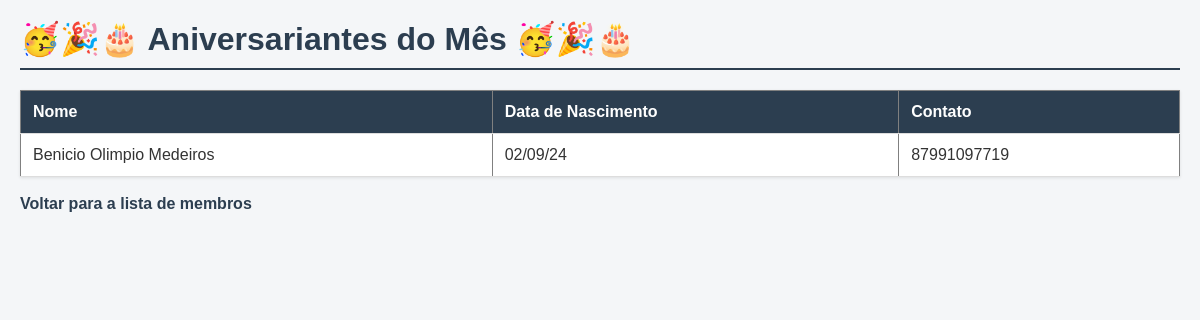
Screenshot of /membros/aniversariantes with the database file from the repository.
### models.py (models this page shows)
class Membro(Base):
    __tablename__ = "membros"
    id = Column(Integer, primary_key=True, index=True)
    nome = Column(String, nullable=False)
    contato = Column(String, nullable=True)
    data_nascimento = Column(Date, nullable=False)
    funcao = Column(String, nullable=True)
    status = Column(String, default="ativo")

### main.py (the view)
@app.get("/membros/aniversariantes", response_class=None)
def aniversariantes_do_mes(request: Request, db: Session = Depends(get_db)):
    mes_atual = date_type.today().month
    todos_membros = db.query(models.Membro).all()
    aniversariantes = [
        m
        for m in todos_membros
        if m.data_nascimento and m.data_nascimento.month == mes_atual
    ]
    return templates.TemplateResponse(
        request, "aniversariantes.html", {"aniversariantes": aniversariantes}
    )

### templates/aniversariantes.html (shortened to what this page needs)
<!DOCTYPE html>
<html lang="pt-br">
<head>
  <link rel="stylesheet" href="/static/style.css">
</head>
<body>
  <h1>🥳🎉🎂 Aniversariantes do Mês 🥳🎉🎂</h1>
  {%if aniversariantes %}
  <table border="1" cellpadding="8">
    <tr>
      <th>Nome</th>
      <th>Data de Nascimento</th>
      <th>Contato</th>
    </tr>
    {%for membro in aniversariantes %}
    <tr>
      <td>{{membro.nome}}</td>
      <td>{{membro.data_nascimento.strftime('%d/%m/%y')}}</td>
      <td>{{membro.contato or "-"}}</td>
    </tr>
    {%endfor%}
  </table>
  {% else %}
  <p>Nenhum aniversariate este mês</p>
  {% endif %}
  <br>
  <a href="membros/visualizar">Voltar para a lista de membros</a>
</body>
</html>

### static/style.css (style rules this page uses)
* { margin: 0; box-sizing: border-box; }
body { font-family: 'Montserrat', sans-serif; background-color: #f4f6f8; color: #333; margin: 0; padding: 20px; }
h1 { color: #2c3e50; border-bottom: 2px solid #2c3e50; padding-bottom: 10px; }
table { width: 100%; border-collapse: collapse; background-color: #fff; box-shadow: 0 1px 3px rgba(0,0,0,0.1); margin-top: 20px; }
th, td { padding: 12px; text-align: left; border-bottom: 1px solid #ddd; }
th { background-color: #2c3e50; color: #fff; }
a { color:#2c3e50; text-decoration: none; font-weight: bold; }

### rows the page displays
Membro: nome "Benicio Olimpio Medeiros", data_nascimento "02/09/24", contato "87991097719"
